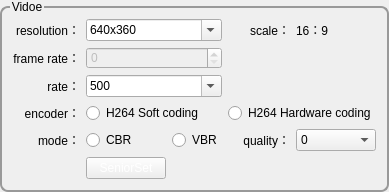
                   <widget class="QGroupBox" name="groupBox_27">
                    <property name="sizePolicy">
                     <sizepolicy hsizetype="Preferred" vsizetype="Preferred">
                      <horstretch>0</horstretch>
                      <verstretch>0</verstretch>
                     </sizepolicy>
                    </property>
                    <property name="styleSheet">
                     <string notr="true">QGroupBox{ 
	border: 2px solid rgb(153,153,153);
    border-radius:8px;
    margin-top:6px;  
}
QGroupBox:title{ 
	color:black;
    subcontrol-origin: margin; 
    left: 10px;  
}</string>
                    </property>
                    <property name="title">
                     <string>Vidoe</string>
                    </property>
                    <layout class="QGridLayout" name="gridLayout">
                     <item row="0" column="0">
                      <widget class="QLabel" name="label_269">
                       <property name="text">
                        <string>resolution：</string>
                       </property>
                       <property name="alignment">
                        <set>Qt::AlignRight|Qt::AlignTrailing|Qt::AlignVCenter</set>
                       </property>
                      </widget>
                     </item>
                     <item row="0" column="1" colspan="2">
                      <widget class="QComboBox" name="m_pCombResolutionSec">
                       <property name="contextMenuPolicy">
                        <enum>Qt::NoContextMenu</enum>
                       </property>
                       <property name="editable">
                        <bool>true</bool>
                       </property>
                       <item>
                        <property name="text">
                         <string>640x360</string>
                        </property>
                       </item>
                       <item>
                        <property name="text">
                         <string>640x480</string>
                        </property>
                       </item>
                       <item>
                        <property name="text">
                         <string>800x600</string>
                        </property>
                       </item>
                       <item>
                        <property name="text">
                         <string>864x480</string>
                        </property>
                       </item>
                       <item>
                        <property name="text">
                         <string>960x540</string>
                        </property>
                       </item>
                       <item>
                        <property name="text">
                         <string>1024x768</string>
                        </property>
                       </item>
                       <item>
                        <property name="text">
                         <string>1280x720</string>
                        </property>
                       </item>
                       <item>
                        <property name="text">
                         <string>1600x1200</string>
                        </property>
                       </item>
                       <item>
                        <property name="text">
                         <string>1920x1080</string>
                        </property>
                       </item>
                      </widget>
                     </item>
                     <item row="0" column="3">
                      <widget class="QLabel" name="m_pLbResolutionSec">
                       <property name="text">
                        <string>scale：</string>
                       </property>
                       <property name="alignment">
                        <set>Qt::AlignRight|Qt::AlignTrailing|Qt::AlignVCenter</set>
                       </property>
                      </widget>
                     </item>
                     <item row="0" column="4">
                      <widget class="QLabel" name="m_pLbResolutionScalSec">
                       <property name="text">
                        <string>16：9</string>
                       </property>
                      </widget>
                     </item>
                     <item row="1" column="0">
                      <widget class="QLabel" name="label_270">
                       <property name="text">
                        <string>frame rate：</string>
                       </property>
                       <property name="alignment">
                        <set>Qt::AlignRight|Qt::AlignTrailing|Qt::AlignVCenter</set>
                       </property>
                      </widget>
                     </item>
                     <item row="1" column="1" colspan="2">
                      <widget class="QSpinBox" name="m_pSBoxFramRateSec">
                       <property name="enabled">
                        <bool>false</bool>
                       </property>
                       <property name="contextMenuPolicy">
                        <enum>Qt::NoContextMenu</enum>
                       </property>
                      </widget>
                     </item>
                     <item row="2" column="0">
                      <widget class="QLabel" name="label_271">
                       <property name="text">
                        <string>rate：</string>
                       </property>
                       <property name="alignment">
                        <set>Qt::AlignRight|Qt::AlignTrailing|Qt::AlignVCenter</set>
                       </property>
                      </widget>
                     </item>
                     <item row="2" column="1" colspan="2">
                      <widget class="QComboBox" name="m_pCombLiveRateSec">
                       <property name="enabled">
                        <bool>true</bool>
                       </property>
                       <property name="contextMenuPolicy">
                        <enum>Qt::NoContextMenu</enum>
                       </property>
                       <property name="styleSheet">
                        <string notr="true"/>
                       </property>
                       <property name="editable">
                        <bool>true</bool>
                       </property>
                       <item>
                        <property name="text">
                         <string>500</string>
                        </property>
                       </item>
                       <item>
                        <property name="text">
                         <string>800</string>
                        </property>
                       </item>
                       <item>
                        <property name="text">
                         <string>1000</string>
                        </property>
                       </item>
                       <item>
                        <property name="text">
                         <string>1200</string>
                        </property>
                       </item>
                       <item>
                        <property name="text">
                         <string>1600</string>
                        </property>
                       </item>
                       <item>
                        <property name="text">
                         <string>2000</string>
                        </property>
                       </item>
                      </widget>
                     </item>
                     <item row="3" column="0">
                      <widget class="QLabel" name="label_272">
                       <property name="text">
                        <string>encoder：</string>
                       </property>
                       <property name="alignment">
                        <set>Qt::AlignRight|Qt::AlignTrailing|Qt::AlignVCenter</set>
                       </property>
                      </widget>
                     </item>
                     <item row="3" column="1" colspan="2">
                      <widget class="QRadioButton" name="m_pRdBtnH264SoftwareSec">
                       <property name="layoutDirection">
                        <enum>Qt::LeftToRight</enum>
                       </property>
                       <property name="text">
                        <string>H264 Soft coding</string>
                       </property>
                      </widget>
                     </item>
                     <item row="3" column="3" colspan="2">
                      <widget class="QRadioButton" name="m_pRdBtnH264HardwareSec">
                       <property name="layoutDirection">
                        <enum>Qt::LeftToRight</enum>
                       </property>
                       <property name="text">
                        <string>H264 Hardware coding</string>
                       </property>
                      </widget>
                     </item>
                     <item row="4" column="0">
                      <widget class="QLabel" name="label_4">
                       <property name="text">
                        <string>mode：</string>
                       </property>
                       <property name="alignment">
                        <set>Qt::AlignRight|Qt::AlignTrailing|Qt::AlignVCenter</set>
                       </property>
                      </widget>
                     </item>
                     <item row="4" column="1">
                      <widget class="QRadioButton" name="m_pRdBtnCBRSec">
                       <property name="layoutDirection">
                        <enum>Qt::LeftToRight</enum>
                       </property>
                       <property name="text">
                        <string>CBR</string>
                       </property>
                      </widget>
                     </item>
                     <item row="4" column="2">
                      <widget class="QRadioButton" name="m_pRdBtnVBRSec">
                       <property name="layoutDirection">
                        <enum>Qt::LeftToRight</enum>
                       </property>
                       <property name="text">
                        <string>VBR</string>
                       </property>
                      </widget>
                     </item>
                     <item row="4" column="3">
                      <widget class="QLabel" name="label_273">
                       <property name="contextMenuPolicy">
                        <enum>Qt::ActionsContextMenu</enum>
                       </property>
                       <property name="text">
                        <string>quality：</string>
                       </property>
                       <property name="alignment">
                        <set>Qt::AlignRight|Qt::AlignTrailing|Qt::AlignVCenter</set>
                       </property>
                      </widget>
                     </item>
                     <item row="4" column="4">
                      <widget class="QComboBox" name="m_pCombQualitySec">
                       <property name="sizePolicy">
                        <sizepolicy hsizetype="Fixed" vsizetype="Fixed">
                         <horstretch>0</horstretch>
                         <verstretch>0</verstretch>
                        </sizepolicy>
                       </property>
                       <property name="minimumSize">
                        <size>
                         <width>80</width>
                         <height>0</height>
                        </size>
                       </property>
                       <property name="maximumSize">
                        <size>
                         <width>80</width>
                         <height>16777215</height>
                        </size>
                       </property>
                       <property name="contextMenuPolicy">
                        <enum>Qt::NoContextMenu</enum>
                       </property>
                       <property name="layoutDirection">
                        <enum>Qt::LeftToRight</enum>
                       </property>
                       <item>
                        <property name="text">
                         <string>0</string>
                        </property>
                       </item>
                       <item>
                        <property name="text">
                         <string>1</string>
                        </property>
                       </item>
                       <item>
                        <property name="text">
                         <string>2</string>
                        </property>
                       </item>
                       <item>
                        <property name="text">
                         <string>3</string>
                        </property>
                       </item>
                       <item>
                        <property name="text">
                         <string>4</string>
                        </property>
                       </item>
                       <item>
                        <property name="text">
                         <string>5</string>
                        </property>
                       </item>
                       <item>
                        <property name="text">
                         <string>6</string>
                        </property>
                       </item>
                       <item>
                        <property name="text">
                         <string>7</string>
                        </property>
                       </item>
                       <item>
                        <property name="text">
                         <string>8</string>
                        </property>
                       </item>
                       <item>
                        <property name="text">
                         <string>9</string>
                        </property>
                       </item>
                       <item>
                        <property name="text">
                         <string>10</string>
                        </property>
                       </item>
                      </widget>
                     </item>
                     <item row="5" column="1">
                      <widget class="QPushButton" name="m_pBtnSeniorCodeSetSec">
                       <property name="minimumSize">
                        <size>
                         <width>75</width>
                         <height>20</height>
                        </size>
                       </property>
                       <property name="styleSheet">
                        <string notr="true">color: rgb(255, 255, 255);
border-image: url(:/images/btn_back.png);</string>
                       </property>
                       <property name="text">
                        <string>SeniorSet</string>
                       </property>
                      </widget>
                     </item>
                    </layout>
                   </widget>
